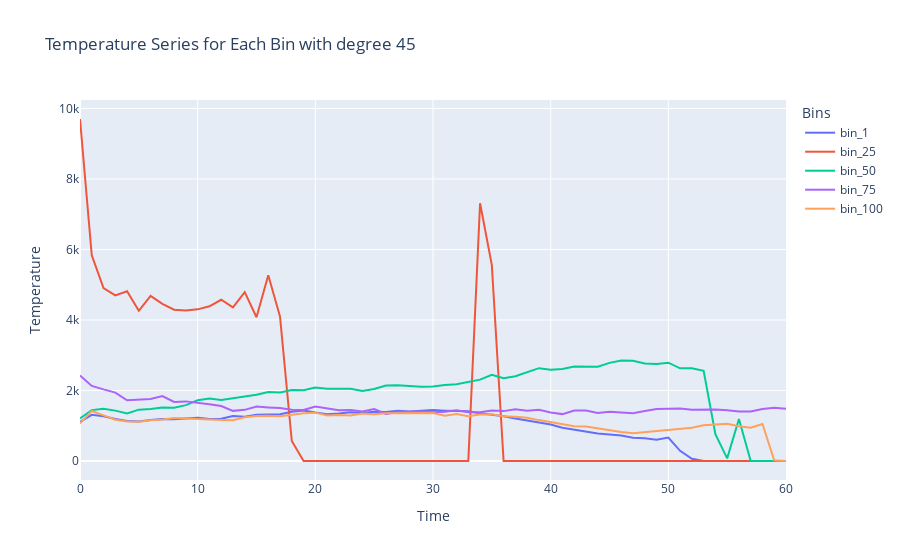
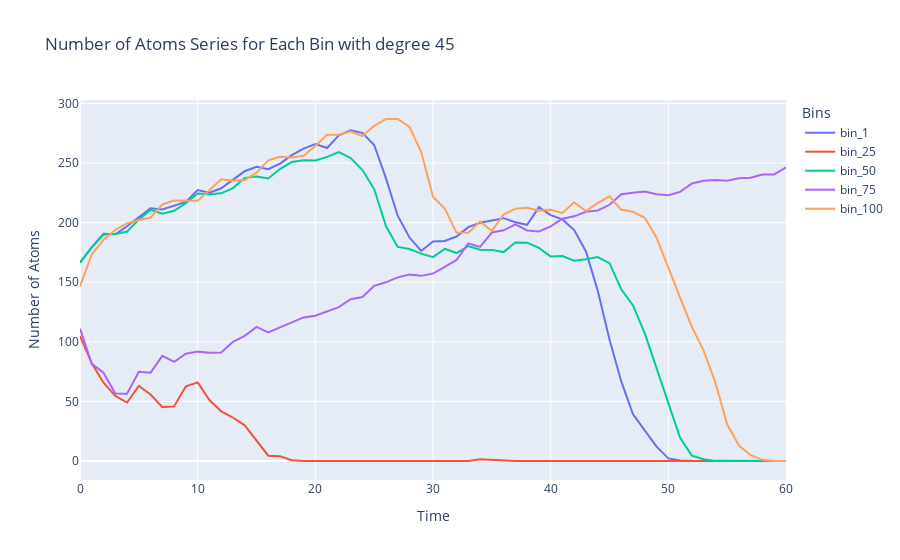

Here is the notebook cell these charts were saved with, in order:
### Code cell
from conductivity_vizualizer import TempGrapher, NumAtomsGrapher

temp_45 = TempGrapher(45)
temp_45.plot_total_summary()

num_45 = NumAtomsGrapher(45)
num_45.plot_total_summary()

### Figure 1 — Plotly figure (JSON) as saved in the notebook; plotly's stock layout.template omitted (floating-point values rounded to 4 significant figures)
{"data": [{"hovertemplate": "Bins=bin_1<br>Time=%{x}<br>Temperature=%{y}<extra></extra>", "legendgroup": "bin_1", "line": {"color": "#636efa", "dash": "solid"}, "marker": {"symbol": "circle"}, "mode": "lines", "name": "bin_1", "orientation": "v", "showlegend": true, "type": "scatter", "x": [0, 1, 2, 3, 4, 5, 6, 7, 8, 9, 10, 11, 12, 13, 14, 15, 16, 17, 18, 19, 20, 21, 22, 23, 24, 25, 26, 27, 28, 29, 30, 31, 32, 33, 34, 35, 36, 37, 38, 39, 40, 41, 42, 43, 44, 45, 46, 47, 48, 49, 50, 51, 52, 53, 54, 55, 56, 57, 58, 59, 60], "xaxis": "x", "y": [1109.0, 1310.0, 1270.0, 1189.0, 1133.0, 1122.0, 1160.0, 1193.0, 1185.0, 1202.0, 1227.0, 1195.0, 1200.0, 1275.0, 1256.0, 1309.0, 1310.0, 1325.0, 1395.0, 1429.0, 1374.0, 1328.0, 1349.0, 1379.0, 1360.0, 1396.0, 1393.0, 1423.0, 1403.0, 1429.0, 1444.0, 1428.0, 1424.0, 1411.0, 1355.0, 1317.0, 1271.0, 1205.0, 1151.0, 1095.0, 1036.0, 942.0, 888.9, 835.5, 780.0, 752.8, 720.8, 658.0, 644.3, 605.0, 665.1, 289.1, 63.24, 0, 0, 0, 0, 0, 0, 0, 0], "yaxis": "y"}, {"hovertemplate": "Bins=bin_25<br>Time=%{x}<br>Temperature=%{y}<extra></extra>", "legendgroup": "bin_25", "line": {"color": "#EF553B", "dash": "solid"}, "marker": {"symbol": "circle"}, "mode": "lines", "name": "bin_25", "orientation": "v", "showlegend": true, "type": "scatter", "x": [0, 1, 2, 3, 4, 5, 6, 7, 8, 9, 10, 11, 12, 13, 14, 15, 16, 17, 18, 19, 20, 21, 22, 23, 24, 25, 26, 27, 28, 29, 30, 31, 32, 33, 34, 35, 36, 37, 38, 39, 40, 41, 42, 43, 44, 45, 46, 47, 48, 49, 50, 51, 52, 53, 54, 55, 56, 57, 58, 59, 60], "xaxis": "x", "y": [9701.0, 5834.0, 4903.0, 4697.0, 4816.0, 4259.0, 4686.0, 4459.0, 4292.0, 4272.0, 4301.0, 4388.0, 4573.0, 4357.0, 4791.0, 4077.0, 5271.0, 4097.0, 567.5, 0, 0, 0, 0, 0, 0, 0, 0, 0, 0, 0, 0, 0, 0, 0, 7313.0, 5556.0, 0, 0, 0, 0, 0, 0, 0, 0, 0, 0, 0, 0, 0, 0, 0, 0, 0, 0, 0, 0, 0, 0, 0, 0, 0], "yaxis": "y"}, {"hovertemplate": "Bins=bin_50<br>Time=%{x}<br>Temperature=%{y}<extra></extra>", "legendgroup": "bin_50", "line": {"color": "#00cc96", "dash": "solid"}, "marker": {"symbol": "circle"}, "mode": "lines", "name": "bin_50", "orientation": "v", "showlegend": true, "type": "scatter", "x": [0, 1, 2, 3, 4, 5, 6, 7, 8, 9, 10, 11, 12, 13, 14, 15, 16, 17, 18, 19, 20, 21, 22, 23, 24, 25, 26, 27, 28, 29, 30, 31, 32, 33, 34, 35, 36, 37, 38, 39, 40, 41, 42, 43, 44, 45, 46, 47, 48, 49, 50, 51, 52, 53, 54, 55, 56, 57, 58, 59, 60], "xaxis": "x", "y": [1205.0, 1444.0, 1485.0, 1429.0, 1350.0, 1457.0, 1474.0, 1518.0, 1513.0, 1584.0, 1723.0, 1774.0, 1729.0, 1778.0, 1827.0, 1880.0, 1958.0, 1942.0, 2012.0, 2007.0, 2083.0, 2053.0, 2048.0, 2048.0, 1985.0, 2041.0, 2143.0, 2148.0, 2129.0, 2109.0, 2116.0, 2157.0, 2176.0, 2237.0, 2307.0, 2444.0, 2346.0, 2407.0, 2523.0, 2633.0, 2591.0, 2607.0, 2682.0, 2684.0, 2677.0, 2784.0, 2853.0, 2840.0, 2768.0, 2748.0, 2789.0, 2630.0, 2633.0, 2558, 759.3, 73.68, 1193.0, 0, 0, 0, 0], "yaxis": "y"}, {"hovertemplate": "Bins=bin_75<br>Time=%{x}<br>Temperature=%{y}<extra></extra>", "legendgroup": "bin_75", "line": {"color": "#ab63fa", "dash": "solid"}, "marker": {"symbol": "circle"}, "mode": "lines", "name": "bin_75", "orientation": "v", "showlegend": true, "type": "scatter", "x": [0, 1, 2, 3, 4, 5, 6, 7, 8, 9, 10, 11, 12, 13, 14, 15, 16, 17, 18, 19, 20, 21, 22, 23, 24, 25, 26, 27, 28, 29, 30, 31, 32, 33, 34, 35, 36, 37, 38, 39, 40, 41, 42, 43, 44, 45, 46, 47, 48, 49, 50, 51, 52, 53, 54, 55, 56, 57, 58, 59, 60], "xaxis": "x", "y": [2428.0, 2131.0, 2031.0, 1941.0, 1724.0, 1737.0, 1760.0, 1843.0, 1676.0, 1691.0, 1657.0, 1612.0, 1559.0, 1422.0, 1450.0, 1547.0, 1520.0, 1500.0, 1454.0, 1447.0, 1544.0, 1491.0, 1441.0, 1448.0, 1405.0, 1476, 1335.0, 1388.0, 1403.0, 1407.0, 1386.0, 1399.0, 1437.0, 1382.0, 1383.0, 1434.0, 1415.0, 1466.0, 1426.0, 1454.0, 1377.0, 1330.0, 1432.0, 1431.0, 1363.0, 1400.0, 1375.0, 1357.0, 1417.0, 1477.0, 1482.0, 1489.0, 1453.0, 1459.0, 1460.0, 1438.0, 1402.0, 1406.0, 1472.0, 1512.0, 1480.0], "yaxis": "y"}, {"hovertemplate": "Bins=bin_100<br>Time=%{x}<br>Temperature=%{y}<extra></extra>", "legendgroup": "bin_100", "line": {"color": "#FFA15A", "dash": "solid"}, "marker": {"symbol": "circle"}, "mode": "lines", "name": "bin_100", "orientation": "v", "showlegend": true, "type": "scatter", "x": [0, 1, 2, 3, 4, 5, 6, 7, 8, 9, 10, 11, 12, 13, 14, 15, 16, 17, 18, 19, 20, 21, 22, 23, 24, 25, 26, 27, 28, 29, 30, 31, 32, 33, 34, 35, 36, 37, 38, 39, 40, 41, 42, 43, 44, 45, 46, 47, 48, 49, 50, 51, 52, 53, 54, 55, 56, 57, 58, 59, 60], "xaxis": "x", "y": [1066.0, 1420.0, 1294.0, 1170.0, 1118.0, 1115.0, 1158.0, 1176.0, 1218.0, 1201.0, 1189.0, 1174.0, 1166.0, 1159.0, 1239.0, 1274.0, 1284.0, 1268.0, 1318.0, 1354.0, 1372.0, 1292.0, 1306.0, 1291.0, 1344.0, 1323.0, 1352.0, 1349.0, 1354.0, 1355.0, 1358.0, 1282, 1333.0, 1270.0, 1317.0, 1327.0, 1266.0, 1252.0, 1225.0, 1160.0, 1106.0, 1049.0, 988.2, 977.2, 919.6, 876.1, 823.4, 784.7, 821.0, 842.4, 877.6, 924.9, 946.2, 1013.0, 1027.0, 1057.0, 983.1, 942.7, 1049.0, 19.81, 0], "yaxis": "y"}], "layout": {"legend": {"title": {"text": "Bins"}, "tracegroupgap": 0}, "title": {"text": "Temperature Series for Each Bin with degree 45"}, "xaxis": {"anchor": "y", "domain": [0, 1], "title": {"text": "Time"}}, "yaxis": {"anchor": "x", "domain": [0, 1], "title": {"text": "Temperature"}}}}

### Figure 2 — Plotly figure (JSON) as saved in the notebook; plotly's stock layout.template omitted (floating-point values rounded to 4 significant figures)
{"data": [{"hovertemplate": "Bins=bin_1<br>Time=%{x}<br>Number of Atoms=%{y}<extra></extra>", "legendgroup": "bin_1", "line": {"color": "#636efa", "dash": "solid"}, "marker": {"symbol": "circle"}, "mode": "lines", "name": "bin_1", "orientation": "v", "showlegend": true, "type": "scatter", "x": [0, 1, 2, 3, 4, 5, 6, 7, 8, 9, 10, 11, 12, 13, 14, 15, 16, 17, 18, 19, 20, 21, 22, 23, 24, 25, 26, 27, 28, 29, 30, 31, 32, 33, 34, 35, 36, 37, 38, 39, 40, 41, 42, 43, 44, 45, 46, 47, 48, 49, 50, 51, 52, 53, 54, 55, 56, 57, 58, 59, 60], "xaxis": "x", "y": [166.5, 179.5, 190.6, 190.2, 197.0, 204.8, 212.0, 211.0, 214.2, 217.4, 227.4, 225.2, 228.9, 235.8, 243.2, 246.8, 244.8, 249.6, 256.6, 262.1, 265.9, 262.6, 273.3, 277.5, 275.4, 265.2, 237.3, 205.8, 187.5, 176.3, 184.2, 184.6, 188.3, 196.2, 199.9, 201.8, 203.8, 200.3, 198.2, 212.9, 206.2, 202.7, 193.7, 175.8, 143.0, 102.0, 66.78, 39.24, 25.7, 12.01, 2.17, 0.45, 0.15, 0, 0, 0, 0, 0, 0, 0, 0], "yaxis": "y"}, {"hovertemplate": "Bins=bin_25<br>Time=%{x}<br>Number of Atoms=%{y}<extra></extra>", "legendgroup": "bin_25", "line": {"color": "#EF553B", "dash": "solid"}, "marker": {"symbol": "circle"}, "mode": "lines", "name": "bin_25", "orientation": "v", "showlegend": true, "type": "scatter", "x": [0, 1, 2, 3, 4, 5, 6, 7, 8, 9, 10, 11, 12, 13, 14, 15, 16, 17, 18, 19, 20, 21, 22, 23, 24, 25, 26, 27, 28, 29, 30, 31, 32, 33, 34, 35, 36, 37, 38, 39, 40, 41, 42, 43, 44, 45, 46, 47, 48, 49, 50, 51, 52, 53, 54, 55, 56, 57, 58, 59, 60], "xaxis": "x", "y": [105.0, 81.93, 65.7, 54.57, 49.08, 62.96, 55.8, 45.22, 45.82, 62.75, 65.98, 51.15, 41.69, 36.51, 29.93, 17.2, 4.49, 4.01, 0.72, 0, 0, 0, 0, 0, 0, 0, 0, 0, 0, 0, 0, 0, 0, 0, 1.49, 0.95, 0, 0, 0, 0, 0, 0, 0, 0, 0, 0, 0, 0, 0, 0, 0, 0, 0, 0, 0, 0, 0, 0, 0, 0, 0], "yaxis": "y"}, {"hovertemplate": "Bins=bin_50<br>Time=%{x}<br>Number of Atoms=%{y}<extra></extra>", "legendgroup": "bin_50", "line": {"color": "#00cc96", "dash": "solid"}, "marker": {"symbol": "circle"}, "mode": "lines", "name": "bin_50", "orientation": "v", "showlegend": true, "type": "scatter", "x": [0, 1, 2, 3, 4, 5, 6, 7, 8, 9, 10, 11, 12, 13, 14, 15, 16, 17, 18, 19, 20, 21, 22, 23, 24, 25, 26, 27, 28, 29, 30, 31, 32, 33, 34, 35, 36, 37, 38, 39, 40, 41, 42, 43, 44, 45, 46, 47, 48, 49, 50, 51, 52, 53, 54, 55, 56, 57, 58, 59, 60], "xaxis": "x", "y": [166.3, 179.3, 190.1, 190.4, 192.6, 202.5, 210.8, 207.5, 210, 216.3, 224.4, 223.8, 224.6, 229.0, 237.6, 238.7, 237.1, 245, 251.0, 252.3, 252.2, 255.1, 259.2, 254.1, 244.1, 228.2, 197.1, 179.7, 177.9, 174.0, 171.1, 178.0, 174.5, 180.4, 177.3, 177.1, 175.3, 183.4, 183.2, 178.9, 171.6, 172, 168.1, 169.2, 171.2, 166.0, 144.1, 130.5, 107.0, 77.57, 47.92, 19.46, 4.54, 1.5, 0.11, 0.06, 0.39, 0, 0, 0, 0], "yaxis": "y"}, {"hovertemplate": "Bins=bin_75<br>Time=%{x}<br>Number of Atoms=%{y}<extra></extra>", "legendgroup": "bin_75", "line": {"color": "#ab63fa", "dash": "solid"}, "marker": {"symbol": "circle"}, "mode": "lines", "name": "bin_75", "orientation": "v", "showlegend": true, "type": "scatter", "x": [0, 1, 2, 3, 4, 5, 6, 7, 8, 9, 10, 11, 12, 13, 14, 15, 16, 17, 18, 19, 20, 21, 22, 23, 24, 25, 26, 27, 28, 29, 30, 31, 32, 33, 34, 35, 36, 37, 38, 39, 40, 41, 42, 43, 44, 45, 46, 47, 48, 49, 50, 51, 52, 53, 54, 55, 56, 57, 58, 59, 60], "xaxis": "x", "y": [111.1, 81.48, 74.13, 56.57, 56.38, 74.94, 74.14, 88.23, 83.24, 89.96, 91.77, 90.84, 91.12, 100.1, 105.0, 112.5, 107.8, 112.0, 116.7, 120.5, 121.9, 125.6, 129.1, 135.7, 137.6, 146.9, 149.9, 154.1, 156.5, 155.3, 157.3, 162.9, 168.7, 182.6, 179.7, 191.7, 193.5, 198.5, 193.4, 192.7, 196.8, 203.3, 205.3, 209.1, 210.2, 215.0, 223.8, 225.2, 226.1, 223.8, 223.0, 225.8, 232.9, 235.1, 235.8, 235.1, 237.2, 237.6, 240.4, 240.4, 246.3], "yaxis": "y"}, {"hovertemplate": "Bins=bin_100<br>Time=%{x}<br>Number of Atoms=%{y}<extra></extra>", "legendgroup": "bin_100", "line": {"color": "#FFA15A", "dash": "solid"}, "marker": {"symbol": "circle"}, "mode": "lines", "name": "bin_100", "orientation": "v", "showlegend": true, "type": "scatter", "x": [0, 1, 2, 3, 4, 5, 6, 7, 8, 9, 10, 11, 12, 13, 14, 15, 16, 17, 18, 19, 20, 21, 22, 23, 24, 25, 26, 27, 28, 29, 30, 31, 32, 33, 34, 35, 36, 37, 38, 39, 40, 41, 42, 43, 44, 45, 46, 47, 48, 49, 50, 51, 52, 53, 54, 55, 56, 57, 58, 59, 60], "xaxis": "x", "y": [146.5, 173.3, 185.6, 193.9, 199.3, 202.2, 204.2, 215.3, 218.5, 218.7, 218.4, 227.2, 236.4, 235.2, 235.8, 242.0, 252.3, 255.2, 254.7, 256.2, 264.4, 273.7, 273.8, 276.5, 272.7, 281.3, 286.9, 287.0, 280.3, 259.3, 221.8, 211.8, 191.7, 191.5, 201.0, 193.2, 206.8, 211.8, 212.5, 210, 210.8, 208.1, 217.1, 209.8, 216.4, 222.0, 210.8, 209.1, 204.0, 187.4, 161.8, 137, 112.6, 92.57, 65.89, 30.83, 12.95, 4.88, 0.96, 0.03, 0], "yaxis": "y"}], "layout": {"legend": {"title": {"text": "Bins"}, "tracegroupgap": 0}, "title": {"text": "Number of Atoms Series for Each Bin with degree 45"}, "xaxis": {"anchor": "y", "domain": [0, 1], "title": {"text": "Time"}}, "yaxis": {"anchor": "x", "domain": [0, 1], "title": {"text": "Number of Atoms"}}}}
